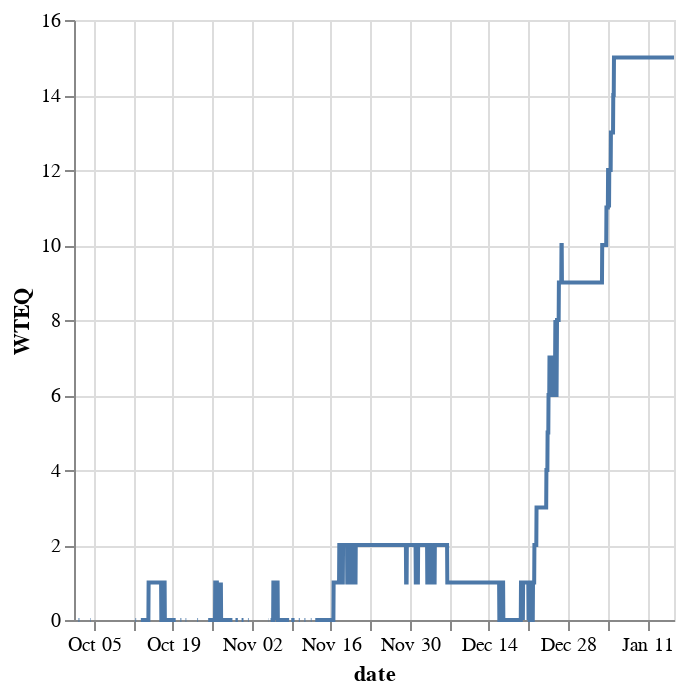

Notebook code for this chart:
### Code cell
alt.Chart(weather_data_df).mark_line().encode(
    x='date',
    y='WTEQ')

### Figure 1 — Vega-Lite specification as saved in the notebook (floating-point values rounded to 4 significant figures; data arrays with more than 128 entries replaced by an {"elided": "..."} marker saying what was removed)
{"config": {"view": {"continuousWidth": 300, "continuousHeight": 300}}, "data": {"name": "data-a5a81718a90cc5046ebfa91cdef385d4"}, "mark": {"type": "line"}, "encoding": {"x": {"field": "date", "type": "temporal"}, "y": {"field": "WTEQ", "type": "quantitative"}}, "$schema": "https://vega.github.io/schema/vega-lite/v5.20.1.json", "datasets": {"data-a5a81718a90cc5046ebfa91cdef385d4": {"elided": "2550 records"}}}
